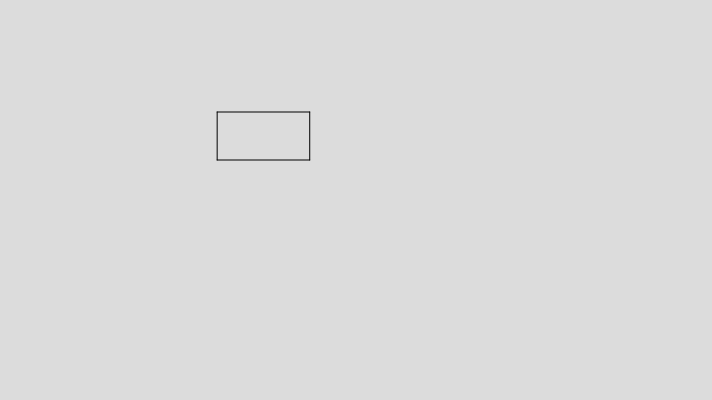
Frame 1 (no input)
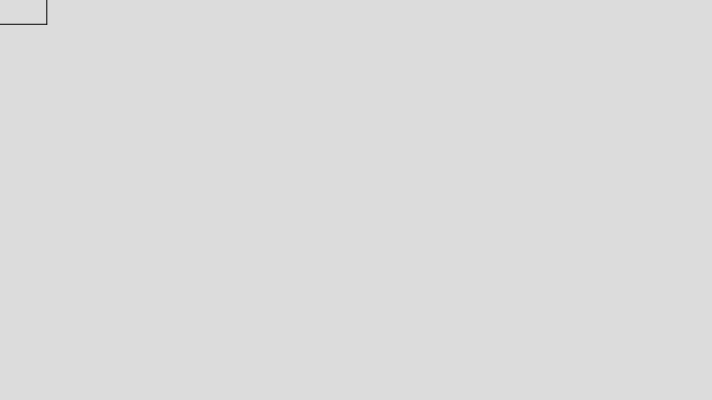
Frame 60 (no input)
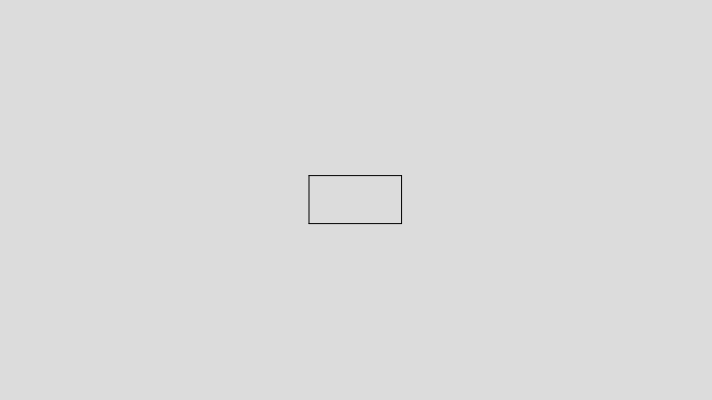
Frame 120 (the mouse pressed at the canvas centre since frame 60)

The p5.js sketch that drew these frames (run headless with seeded random() and noise() and a simulated clock; from frame 60 on, the mouse is pressed at the canvas centre):

// p5.js sketch
// ── sketch.js
// Declare variables for the location and size of the rectangle.
let x, y, w, h;

function setup() {
  createCanvas(712, 400);
  
  // Position and size the rectangle relative to the canvas
  x = 0.37* width;
  y = 0.34* height;
  w = .13 * width;
  h = .12 * height;
}

function draw() {
  background(220);
  
  // Define the relationship between the x,y,w,h of the rectangle and its 4 sides
  let left = x - w/2;
  let right = x + w/2;
  let topp = y - h/2;
  let bottom = y + h/2;
  
  // Draw the rectangle
  line(left, topp, right, topp);
  line(right, topp, right, bottom);
  line(right, bottom, left, bottom);
  line(left, bottom, left, topp);
  
  // Move the rectangle 1/10th of the way towards the mouse
  x += (mouseX-x)/10;
  y += (mouseY-y)/10;
  
}
